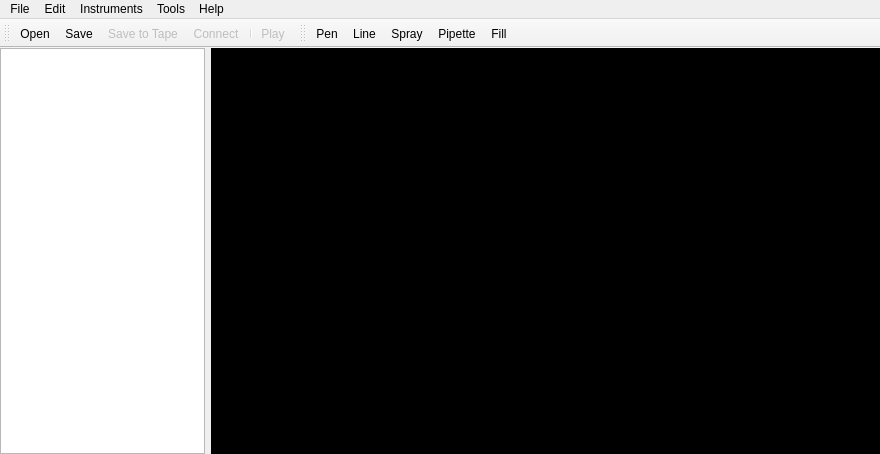
<?xml version="1.0" encoding="UTF-8"?>
<ui version="4.0">
 <class>MainWindow</class>
 <widget class="QMainWindow" name="MainWindow">
  <property name="geometry">
   <rect>
    <x>0</x>
    <y>0</y>
    <width>880</width>
    <height>454</height>
   </rect>
  </property>
  <property name="sizePolicy">
   <sizepolicy hsizetype="Minimum" vsizetype="Preferred">
    <horstretch>0</horstretch>
    <verstretch>0</verstretch>
   </sizepolicy>
  </property>
  <property name="minimumSize">
   <size>
    <width>0</width>
    <height>0</height>
   </size>
  </property>
  <property name="maximumSize">
   <size>
    <width>16777215</width>
    <height>16777215</height>
   </size>
  </property>
  <property name="windowTitle">
   <string>Pattern Paint</string>
  </property>
  <property name="autoFillBackground">
   <bool>false</bool>
  </property>
  <property name="dockOptions">
   <set>QMainWindow::AllowTabbedDocks|QMainWindow::AnimatedDocks</set>
  </property>
  <widget class="QWidget" name="centralWidget">
   <property name="sizePolicy">
    <sizepolicy hsizetype="Preferred" vsizetype="Preferred">
     <horstretch>0</horstretch>
     <verstretch>0</verstretch>
    </sizepolicy>
   </property>
   <layout class="QHBoxLayout" name="horizontalLayout">
    <property name="leftMargin">
     <number>0</number>
    </property>
    <property name="topMargin">
     <number>0</number>
    </property>
    <property name="rightMargin">
     <number>0</number>
    </property>
    <property name="bottomMargin">
     <number>0</number>
    </property>
    <item>
     <layout class="QGridLayout" name="gridLayout">
      <item row="1" column="1">
       <widget class="LetterboxScrollArea" name="scrollArea">
        <property name="palette">
         <palette>
          <active>
           <colorrole role="Base">
            <brush brushstyle="SolidPattern">
             <color alpha="255">
              <red>255</red>
              <green>255</green>
              <blue>255</blue>
             </color>
            </brush>
           </colorrole>
           <colorrole role="Window">
            <brush brushstyle="SolidPattern">
             <color alpha="255">
              <red>0</red>
              <green>0</green>
              <blue>0</blue>
             </color>
            </brush>
           </colorrole>
          </active>
          <inactive>
           <colorrole role="Base">
            <brush brushstyle="SolidPattern">
             <color alpha="255">
              <red>255</red>
              <green>255</green>
              <blue>255</blue>
             </color>
            </brush>
           </colorrole>
           <colorrole role="Window">
            <brush brushstyle="SolidPattern">
             <color alpha="255">
              <red>0</red>
              <green>0</green>
              <blue>0</blue>
             </color>
            </brush>
           </colorrole>
          </inactive>
          <disabled>
           <colorrole role="Base">
            <brush brushstyle="SolidPattern">
             <color alpha="255">
              <red>0</red>
              <green>0</green>
              <blue>0</blue>
             </color>
            </brush>
           </colorrole>
           <colorrole role="Window">
            <brush brushstyle="SolidPattern">
             <color alpha="255">
              <red>0</red>
              <green>0</green>
              <blue>0</blue>
             </color>
            </brush>
           </colorrole>
          </disabled>
         </palette>
        </property>
        <property name="frameShape">
         <enum>QFrame::NoFrame</enum>
        </property>
        <property name="lineWidth">
         <number>0</number>
        </property>
        <property name="widgetResizable">
         <bool>true</bool>
        </property>
        <widget class="PatternEditor" name="patternEditor">
         <property name="geometry">
          <rect>
           <x>0</x>
           <y>0</y>
           <width>500</width>
           <height>384</height>
          </rect>
         </property>
         <property name="sizePolicy">
          <sizepolicy hsizetype="Fixed" vsizetype="Preferred">
           <horstretch>0</horstretch>
           <verstretch>0</verstretch>
          </sizepolicy>
         </property>
         <property name="minimumSize">
          <size>
           <width>500</width>
           <height>0</height>
          </size>
         </property>
         <property name="maximumSize">
          <size>
           <width>500</width>
           <height>16777215</height>
          </size>
         </property>
         <property name="baseSize">
          <size>
           <width>10</width>
           <height>10</height>
          </size>
         </property>
        </widget>
       </widget>
      </item>
      <item row="1" column="0">
       <widget class="QListWidget" name="animList">
        <property name="sizePolicy">
         <sizepolicy hsizetype="Minimum" vsizetype="Expanding">
          <horstretch>0</horstretch>
          <verstretch>0</verstretch>
         </sizepolicy>
        </property>
        <property name="maximumSize">
         <size>
          <width>205</width>
          <height>16777215</height>
         </size>
        </property>
        <property name="horizontalScrollBarPolicy">
         <enum>Qt::ScrollBarAsNeeded</enum>
        </property>
       </widget>
      </item>
     </layout>
    </item>
   </layout>
  </widget>
  <widget class="QMenuBar" name="menuBar">
   <property name="geometry">
    <rect>
     <x>0</x>
     <y>0</y>
     <width>880</width>
     <height>27</height>
    </rect>
   </property>
   <widget class="QMenu" name="menuFile">
    <property name="title">
     <string>File</string>
    </property>
    <addaction name="actionLoad_File"/>
    <addaction name="actionSave_File"/>
    <addaction name="actionSave_File_as"/>
    <addaction name="separator"/>
    <addaction name="actionNew_Animation"/>
    <addaction name="actionOpen_Animation"/>
    <addaction name="actionClose_animation"/>
    <addaction name="separator"/>
    <addaction name="actionExport_pattern_for_Arduino"/>
    <addaction name="separator"/>
    <addaction name="actionExit"/>
   </widget>
   <widget class="QMenu" name="menuHelp">
    <property name="title">
     <string>Help</string>
    </property>
    <addaction name="actionAbout"/>
    <addaction name="actionSystem_Information"/>
    <addaction name="separator"/>
    <addaction name="actionVisit_the_BlinkyTape_forum"/>
    <addaction name="actionTroubleshooting_tips"/>
   </widget>
   <widget class="QMenu" name="menuEdit">
    <property name="title">
     <string>Edit</string>
    </property>
    <addaction name="actionResize_Pattern"/>
    <addaction name="separator"/>
    <addaction name="actionFlip_Horizontal"/>
    <addaction name="actionFlip_Vertical"/>
    <addaction name="separator"/>
    <addaction name="actionClear_Pattern"/>
   </widget>
   <widget class="QMenu" name="menuTools">
    <property name="title">
     <string>Tools</string>
    </property>
    <addaction name="actionSave_to_Tape"/>
    <addaction name="separator"/>
    <addaction name="actionAutomatically_connect"/>
    <addaction name="separator"/>
    <addaction name="actionLoad_rainbow_sketch"/>
    <addaction name="actionAddress_programmer"/>
   </widget>
   <widget class="QMenu" name="menuInstruments">
    <property name="title">
     <string>Instruments</string>
    </property>
    <addaction name="actionPen"/>
    <addaction name="actionLine"/>
    <addaction name="actionSpray"/>
    <addaction name="actionPipette"/>
    <addaction name="actionFill"/>
   </widget>
   <addaction name="menuFile"/>
   <addaction name="menuEdit"/>
   <addaction name="menuInstruments"/>
   <addaction name="menuTools"/>
   <addaction name="menuHelp"/>
  </widget>
  <widget class="QToolBar" name="tools">
   <property name="windowTitle">
    <string>toolBar_2</string>
   </property>
   <attribute name="toolBarArea">
    <enum>TopToolBarArea</enum>
   </attribute>
   <attribute name="toolBarBreak">
    <bool>false</bool>
   </attribute>
   <addaction name="actionLoad_File"/>
   <addaction name="actionSave_File"/>
   <addaction name="actionSave_to_Tape"/>
   <addaction name="actionConnect"/>
   <addaction name="separator"/>
   <addaction name="actionPlay"/>
  </widget>
  <widget class="QToolBar" name="instruments">
   <property name="windowTitle">
    <string>toolBar</string>
   </property>
   <attribute name="toolBarArea">
    <enum>TopToolBarArea</enum>
   </attribute>
   <attribute name="toolBarBreak">
    <bool>false</bool>
   </attribute>
   <addaction name="actionPen"/>
   <addaction name="actionLine"/>
   <addaction name="actionSpray"/>
   <addaction name="actionPipette"/>
   <addaction name="actionFill"/>
  </widget>
  <action name="actionLoad_File">
   <property name="icon">
    <iconset resource="images.qrc">
     <normaloff>:/resources/images/open.png</normaloff>:/resources/images/open.png</iconset>
   </property>
   <property name="text">
    <string>Load File</string>
   </property>
   <property name="iconText">
    <string>Open</string>
   </property>
   <property name="toolTip">
    <string>Load Pattern</string>
   </property>
   <property name="shortcut">
    <string>Ctrl+O</string>
   </property>
  </action>
  <action name="actionSave_File">
   <property name="enabled">
    <bool>true</bool>
   </property>
   <property name="icon">
    <iconset resource="images.qrc">
     <normaloff>:/resources/images/save.png</normaloff>:/resources/images/save.png</iconset>
   </property>
   <property name="text">
    <string>Save File</string>
   </property>
   <property name="iconText">
    <string>Save</string>
   </property>
   <property name="shortcut">
    <string>Ctrl+S</string>
   </property>
  </action>
  <action name="actionExit">
   <property name="text">
    <string>Exit</string>
   </property>
  </action>
  <action name="actionAbout">
   <property name="text">
    <string>About</string>
   </property>
  </action>
  <action name="actionSystem_Information">
   <property name="text">
    <string>System Information</string>
   </property>
  </action>
  <action name="actionExport_pattern_for_Arduino">
   <property name="text">
    <string>Export pattern for Arduino</string>
   </property>
  </action>
  <action name="actionVisit_the_BlinkyTape_forum">
   <property name="text">
    <string>Visit the BlinkyTape forum</string>
   </property>
  </action>
  <action name="actionTroubleshooting_tips">
   <property name="text">
    <string>Troubleshooting tips</string>
   </property>
  </action>
  <action name="actionFlip_Horizontal">
   <property name="text">
    <string>Flip Horizontal</string>
   </property>
   <property name="toolTip">
    <string>Flip the Pattern in the horizontal direction</string>
   </property>
  </action>
  <action name="actionFlip_Vertical">
   <property name="text">
    <string>Flip Vertical</string>
   </property>
   <property name="toolTip">
    <string>Flip the Pattern in the vertical direction</string>
   </property>
  </action>
  <action name="actionLoad_rainbow_sketch">
   <property name="text">
    <string>Restore Rainbow Sketch</string>
   </property>
  </action>
  <action name="actionSave_to_Tape">
   <property name="enabled">
    <bool>false</bool>
   </property>
   <property name="icon">
    <iconset resource="images.qrc">
     <normaloff>:/resources/images/save_to_tape.png</normaloff>:/resources/images/save_to_tape.png</iconset>
   </property>
   <property name="text">
    <string>Save to Tape</string>
   </property>
  </action>
  <action name="actionClear_Pattern">
   <property name="text">
    <string>Clear Pattern</string>
   </property>
  </action>
  <action name="actionResize_Pattern">
   <property name="text">
    <string>Resize Pattern</string>
   </property>
  </action>
  <action name="actionAddress_programmer">
   <property name="text">
    <string>Address programmer</string>
   </property>
  </action>
  <action name="actionAutomatically_connect">
   <property name="checkable">
    <bool>true</bool>
   </property>
   <property name="checked">
    <bool>true</bool>
   </property>
   <property name="text">
    <string>Automatically connect</string>
   </property>
  </action>
  <action name="actionPlay">
   <property name="enabled">
    <bool>false</bool>
   </property>
   <property name="icon">
    <iconset resource="images.qrc">
     <normaloff>:/resources/images/play.png</normaloff>:/resources/images/play.png</iconset>
   </property>
   <property name="text">
    <string>Play</string>
   </property>
  </action>
  <action name="actionConnect">
   <property name="enabled">
    <bool>false</bool>
   </property>
   <property name="icon">
    <iconset resource="images.qrc">
     <normaloff>:/resources/images/connect.png</normaloff>:/resources/images/connect.png</iconset>
   </property>
   <property name="text">
    <string>Connect</string>
   </property>
  </action>
  <action name="actionPen">
   <property name="checkable">
    <bool>true</bool>
   </property>
   <property name="icon">
    <iconset resource="images.qrc">
     <normaloff>:/instruments/images/instruments-icons/pencil.png</normaloff>:/instruments/images/instruments-icons/pencil.png</iconset>
   </property>
   <property name="text">
    <string>Pen</string>
   </property>
  </action>
  <action name="actionLine">
   <property name="checkable">
    <bool>true</bool>
   </property>
   <property name="icon">
    <iconset resource="images.qrc">
     <normaloff>:/instruments/images/instruments-icons/line.png</normaloff>:/instruments/images/instruments-icons/line.png</iconset>
   </property>
   <property name="text">
    <string>Line</string>
   </property>
  </action>
  <action name="actionPipette">
   <property name="checkable">
    <bool>true</bool>
   </property>
   <property name="icon">
    <iconset resource="images.qrc">
     <normaloff>:/instruments/images/instruments-icons/pipette.png</normaloff>:/instruments/images/instruments-icons/pipette.png</iconset>
   </property>
   <property name="text">
    <string>Pipette</string>
   </property>
   <property name="toolTip">
    <string>Color picker</string>
   </property>
  </action>
  <action name="actionFill">
   <property name="checkable">
    <bool>true</bool>
   </property>
   <property name="icon">
    <iconset resource="images.qrc">
     <normaloff>:/instruments/images/instruments-icons/fill.png</normaloff>:/instruments/images/instruments-icons/fill.png</iconset>
   </property>
   <property name="text">
    <string>Fill</string>
   </property>
   <property name="toolTip">
    <string>Fill</string>
   </property>
  </action>
  <action name="actionSpray">
   <property name="checkable">
    <bool>true</bool>
   </property>
   <property name="icon">
    <iconset resource="images.qrc">
     <normaloff>:/instruments/images/instruments-icons/spray.png</normaloff>:/instruments/images/instruments-icons/spray.png</iconset>
   </property>
   <property name="text">
    <string>Spray</string>
   </property>
  </action>
  <action name="actionSave_File_as">
   <property name="enabled">
    <bool>true</bool>
   </property>
   <property name="icon">
    <iconset resource="images.qrc">
     <normaloff>:/resources/images/save.png</normaloff>:/resources/images/save.png</iconset>
   </property>
   <property name="text">
    <string>Save File as</string>
   </property>
   <property name="shortcut">
    <string>, Ctrl+Shift+S</string>
   </property>
  </action>
  <action name="actionNew_Animation">
   <property name="text">
    <string>New Animation</string>
   </property>
  </action>
  <action name="actionOpen_Animation">
   <property name="text">
    <string>Open Animation</string>
   </property>
  </action>
  <action name="actionClose_animation">
   <property name="text">
    <string>Close animation</string>
   </property>
  </action>
 </widget>
 <layoutdefault spacing="6" margin="11"/>
 <customwidgets>
  <customwidget>
   <class>PatternEditor</class>
   <extends>QWidget</extends>
   <header>patterneditor.h</header>
   <container>1</container>
  </customwidget>
  <customwidget>
   <class>LetterboxScrollArea</class>
   <extends>QScrollArea</extends>
   <header>letterboxscrollarea.h</header>
   <container>1</container>
  </customwidget>
 </customwidgets>
 <resources>
  <include location="images.qrc"/>
 </resources>
 <connections/>
</ui>
